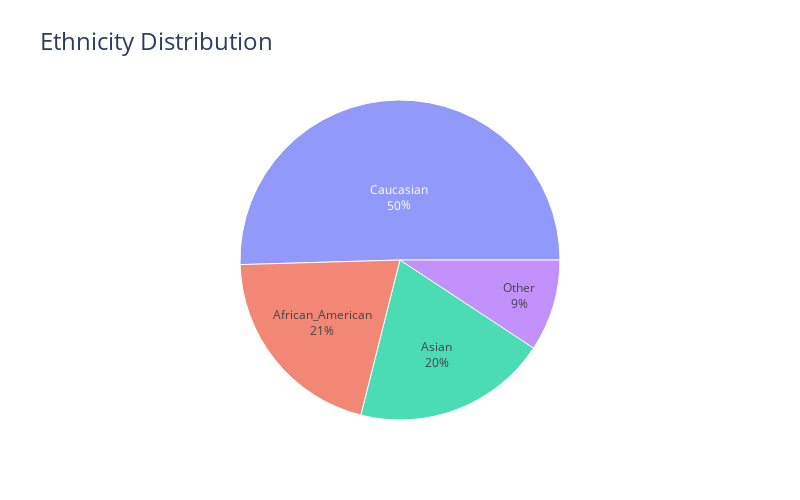

The notebook cell this image was saved under:
### Markdown cell above
### Conclusion

- The gender distribution within the dataset is nearly even, with **51.1%** Female and **48.9%** Male participants. 
- **no missing values** in the 'Gender' column.

### Code cell
# Ethnicity: The ethnicity of the students, coded as follows:
# 0: Caucasian
# 1: African American
# 2: Asian
# 3: Other
Ethnicity_labels = {0:'Caucasian',1:'African_American',2:'Asian',3:'Other'}
df = data['Ethnicity'].value_counts().rename(index=Ethnicity_labels).reset_index()
fig = px.sunburst(df,path=['Ethnicity'],values='count',title='Ethnicity Distribution')
fig.update_layout(
    width=800,
    height = 500,
    title_font=dict(size=24)
)
fig.update_traces(textinfo="label+percent entry")
fig.show()

### Figure 1 — Plotly figure (JSON) as saved in the notebook; plotly's stock layout.template omitted (floating-point values rounded to 4 significant figures)
{"data": [{"branchvalues": "total", "domain": {"x": [0, 1], "y": [0, 1]}, "hovertemplate": "labels=%{label}<br>count=%{value}<br>parent=%{parent}<br>id=%{id}<extra></extra>", "ids": ["African_American", "Asian", "Caucasian", "Other"], "labels": ["African_American", "Asian", "Caucasian", "Other"], "name": "", "parents": ["", "", "", ""], "textinfo": "label+percent entry", "type": "sunburst", "values": [493, 470, 1207, 222]}], "layout": {"height": 500, "legend": {"tracegroupgap": 0}, "title": {"font": {"size": 24}, "text": "Ethnicity Distribution"}, "width": 800}}
